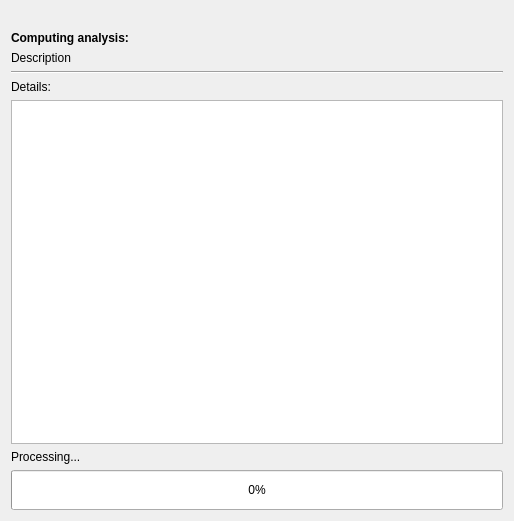
<?xml version="1.0" encoding="UTF-8"?>
<ui version="4.0">
 <class>PlanningModuleDialogBase</class>
 <widget class="QDialog" name="PlanningModuleDialogBase">
  <property name="geometry">
   <rect>
    <x>0</x>
    <y>0</y>
    <width>514</width>
    <height>521</height>
   </rect>
  </property>
  <property name="windowTitle">
   <string>District Workflow</string>
  </property>
  <layout class="QVBoxLayout" name="verticalLayout">
   <item>
    <widget class="QLabel" name="label">
     <property name="text">
      <string/>
     </property>
     <property name="pixmap">
      <pixmap>:/plugins/planning_and_simulation_modules/PlanHeatPrincipal.png</pixmap>
     </property>
     <property name="scaledContents">
      <bool>true</bool>
     </property>
    </widget>
   </item>
   <item>
    <widget class="QLabel" name="label_2">
     <property name="font">
      <font>
       <pointsize>9</pointsize>
       <weight>75</weight>
       <bold>true</bold>
      </font>
     </property>
     <property name="text">
      <string>Computing analysis:</string>
     </property>
    </widget>
   </item>
   <item>
    <widget class="QLabel" name="label_description">
     <property name="text">
      <string>Description</string>
     </property>
    </widget>
   </item>
   <item>
    <widget class="Line" name="line">
     <property name="orientation">
      <enum>Qt::Horizontal</enum>
     </property>
    </widget>
   </item>
   <item>
    <widget class="QLabel" name="label_4">
     <property name="text">
      <string>Details:</string>
     </property>
    </widget>
   </item>
   <item>
    <widget class="QTextBrowser" name="text_details"/>
   </item>
   <item>
    <widget class="QLabel" name="label_3">
     <property name="text">
      <string>Processing...</string>
     </property>
    </widget>
   </item>
   <item>
    <widget class="QProgressBar" name="progress_bar">
     <property name="minimumSize">
      <size>
       <width>0</width>
       <height>40</height>
      </size>
     </property>
     <property name="maximum">
      <number>6</number>
     </property>
     <property name="value">
      <number>0</number>
     </property>
    </widget>
   </item>
  </layout>
 </widget>
 <resources/>
 <connections/>
</ui>
